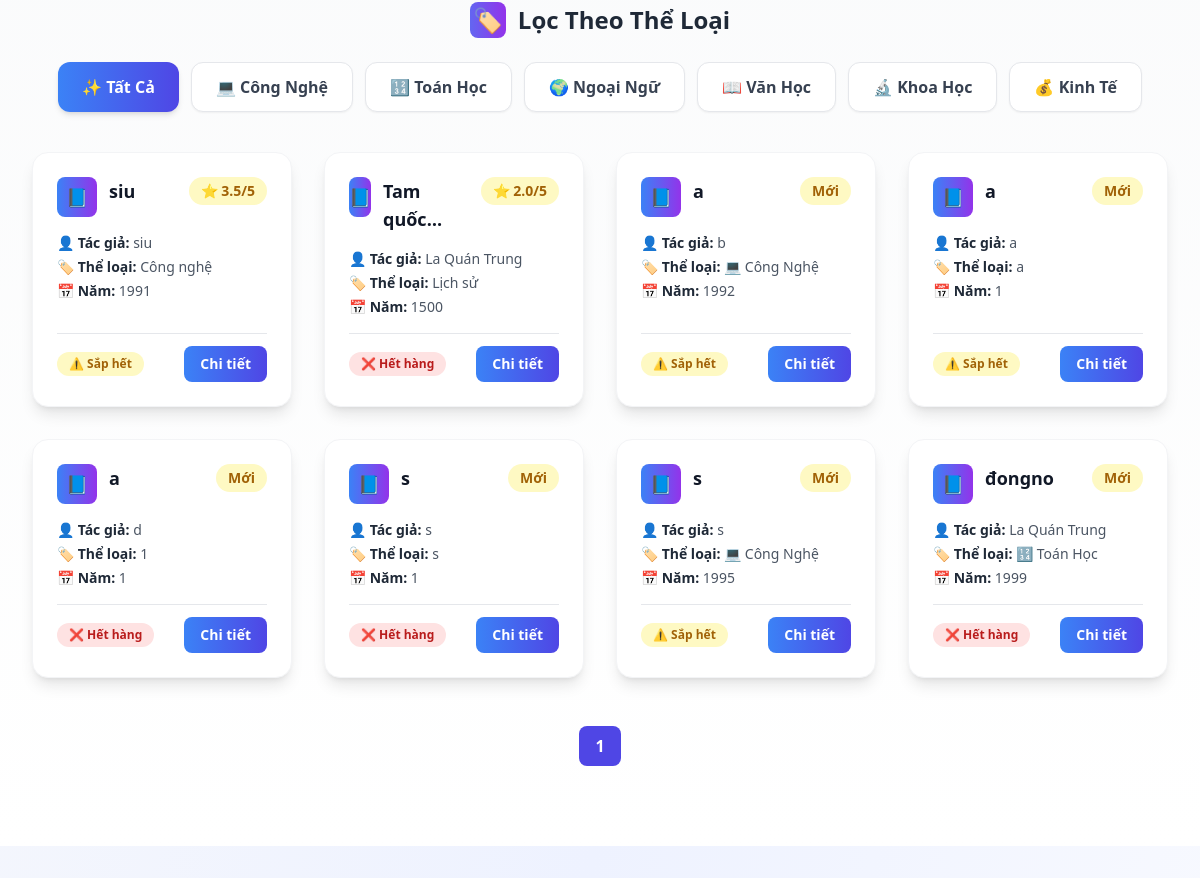
Before: /library/home/ (signed in, middle part) with the older database file.
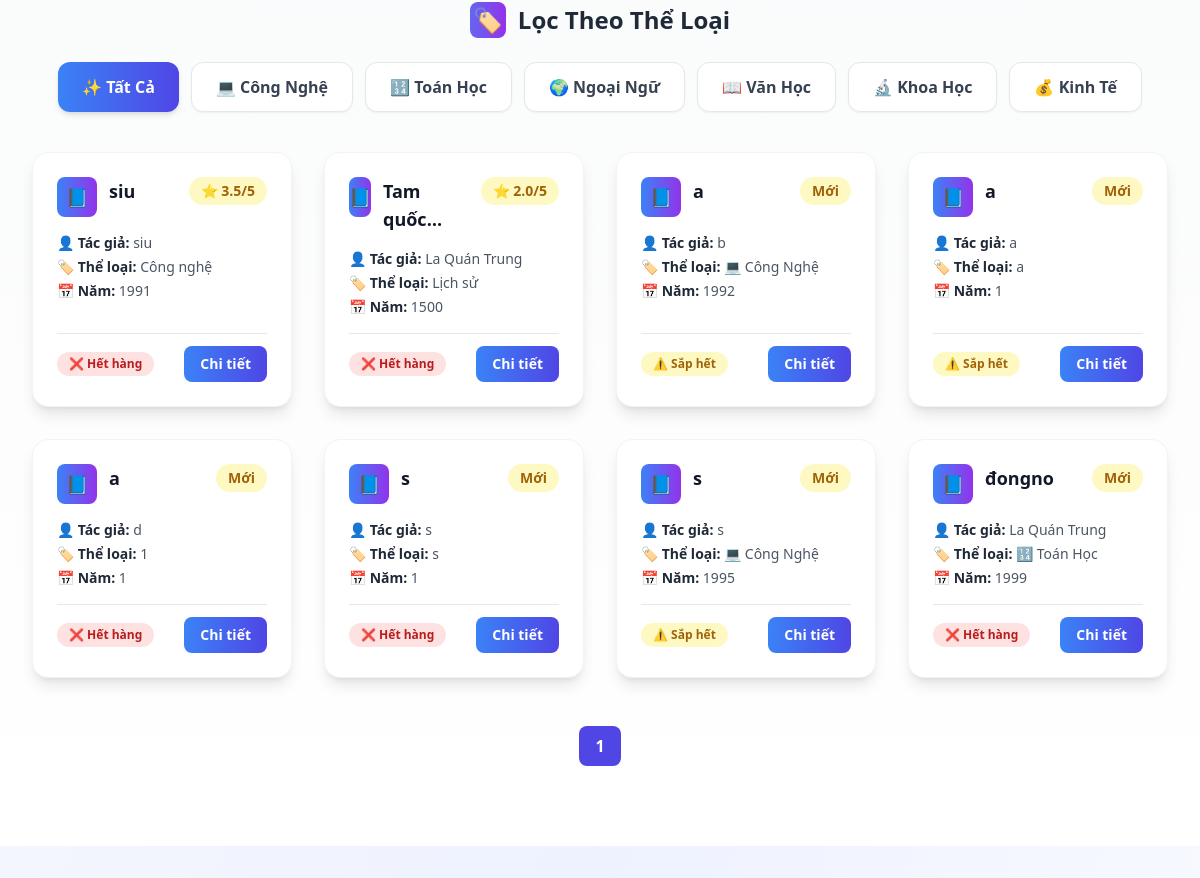
After: the same page with the newer database file.
### Librarian/models.py (models this page shows, shortened)
class Book(models.Model):
    STATUS_CHOICES = [
        ('available', 'Available'),
        ('unavailable', 'Unavailable'),
    ]
    book_id = models.AutoField(primary_key=True)
    title = models.CharField(max_length=255)
    author = models.CharField(max_length=255)
    year = models.IntegerField(blank=True, null=True)
    category = models.CharField(max_length=100, blank=True, null=True)
    quantity = models.PositiveIntegerField(default=0)
    status = models.CharField(max_length=20, choices=STATUS_CHOICES, default='available')
    description = models.TextField(blank=True, null=True)

### library/views.py (the view)
# urls.py: 2. Add a URL to urlpatterns:  path('', views.home, name='home')
def home(request):
    if not request.user.is_authenticated:
        return redirect("account:logout")
    sort_type = request.GET.get("sort", "rating")
    if sort_type == "new":
        books_with_rating = Book.objects.annotate(
            avg_rating=Avg('reviews__rating')
        ).order_by(F('year').desc(nulls_last=True))
    else:
        books_with_rating = Book.objects.annotate(
            avg_rating=Avg('reviews__rating')
        ).order_by(F('avg_rating').desc(nulls_last=True))
    paginator = Paginator(books_with_rating, 8)
    page_number = request.GET.get("page")
    page_obj = paginator.get_page(page_number)
    top_rated_books = Book.objects.annotate(
        avg_rating=Avg("reviews__rating")
    ).order_by(F("avg_rating").desc(nulls_last=True))[:5]
    newest_books = Book.objects.annotate(
        avg_rating=Avg("reviews__rating")
    ).order_by(F("year").desc(nulls_last=True))[:5]
    user_profile = UserProfile.objects.get(user=request.user)
    context = {
        "user_profile": user_profile,
        "max_days": getattr(user_profile, "max_days", 10),
        "page_obj": page_obj,
        "top_rated_books": top_rated_books,
        "newest_books": newest_books,
        "sort_type": sort_type,
    }
    return render(request, "library/home.html", context)

### account/membership_states.py (called while the page is built)
    @property
    def max_days(self):
        return 14

    @property
    def max_days(self):
        return 30

### account/models.py (called while the page is built)
    def get_membership_state(self):
        if self.membership_level == 'standard':
            return StandardState()
        elif self.membership_level == 'premium':
            return PremiumState()
        return BasicState()

    @property
    def max_days(self):
        return self.get_membership_state().max_days

### library/templates/library/home.html (shortened to what the changed rows need)
{% extends "base.html" %}
{% block content %}
<section id="catalog" class="py-20 bg-gradient-to-b from-gray-50 to-white relative overflow-hidden">
    <div class="max-w-7xl mx-auto px-6 lg:px-8">
        <div id="bookList" class="grid grid-cols-1 sm:grid-cols-2 md:grid-cols-3 lg:grid-cols-4 gap-8">
            {% for book in page_obj %}
            <div class="book-item book-card bg-white rounded-2xl shadow-lg p-6 flex flex-col border border-gray-100 transition-transform duration-300 hover:scale-[1.03] hover:shadow-2xl" data-category="{{ book.category|slugify }}">
                <div class="flex items-start justify-between mb-4">
                    <div class="flex items-start flex-1 mr-3">
                        <div class="w-10 h-10 bg-gradient-to-r from-blue-500 to-purple-600 rounded-lg flex items-center justify-center mr-3">
                            <span class="text-white text-lg">📘</span>
                        </div>
                        <h4 class="text-lg font-bold text-gray-900 line-clamp-2">{{ book.title }}</h4>
                    </div>
                    <span class="text-sm font-bold bg-yellow-100 text-yellow-700 px-3 py-1 rounded-full whitespace-nowrap">
                        {% if book.avg_rating %}
                        ⭐ {{ book.avg_rating|floatformat:1 }}/5
                        {% else %}
                        Mới
                        {% endif %}
                    </span>
                </div>
                <div class="text-gray-600 text-sm space-y-1 mb-4 flex-grow">
                    <p><span class="font-semibold text-gray-800">👤 Tác giả:</span> {{ book.author }}</p>
                    <p><span class="font-semibold text-gray-800">🏷️ Thể loại:</span> {{ book.category }}</p>
                    <p><span class="font-semibold text-gray-800">📅 Năm:</span> {{ book.year }}</p>
                </div>
                <div class="flex justify-between items-center border-t pt-3 mt-auto">
                    <span class="text-xs font-semibold px-3 py-1 rounded-full
                        {% if book.quantity > 5 %}bg-green-100 text-green-700{% elif book.quantity > 0 %}bg-yellow-100 text-yellow-700{% else %}bg-red-100 text-red-700{% endif %}">
                        {% if book.quantity > 5 %}✅ Còn hàng{% elif book.quantity > 0 %}⚠️ Sắp hết{% else %}❌ Hết hàng{% endif %}
                    </span>
                    <a href="{% url 'library:book_detail_view' book.book_id %}"
                        class="bg-gradient-to-r from-blue-500 to-indigo-600 text-white px-4 py-2 rounded-lg font-bold text-sm hover:shadow-md hover:scale-105 transition-all duration-300">
                        Chi tiết
                    </a>
                </div>
            </div>
            {% endfor %}
        </div>
    </div>
</section>
</body>
{% endblock %}

Changed rows visible on the page:
changed Book "siu": quantity "⚠️ Sắp hết" → "❌ Hết hàng"
